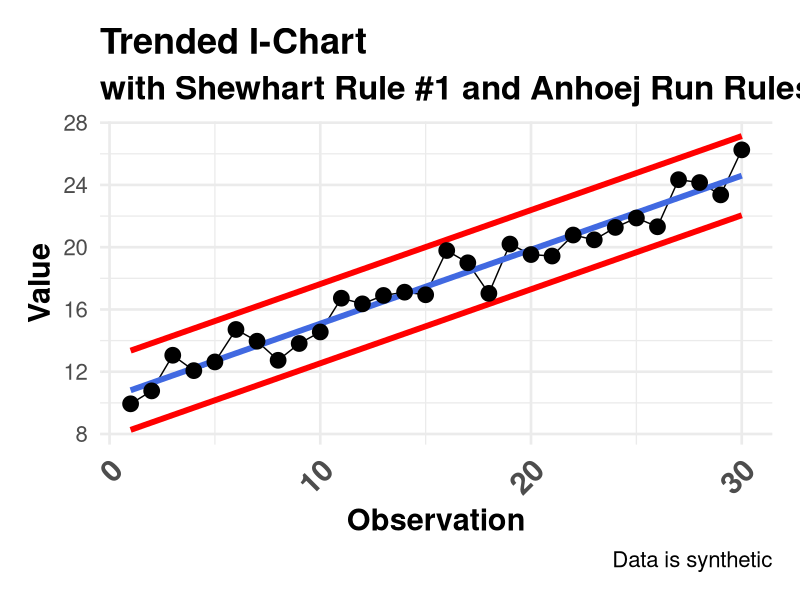

Source code (R):
# TRENDED CONTROL CHART WITH RULE #1 AND ANHOEJ RUN-RULES ---------------------------------------------------

# install.packages(c("mapview", "survey", "srvyr", "arcgislayers"))

# census_api_key("95496766c51541ee6f402c1e1a8658581285b759", install = TRUE, overwrite = TRUE)

# load libraries

# library(BayesFactor) # Computation of Bayes Factors for Common Designs
# library(boot) # Bootstrap Functions
# library(broom) # Convert Statistical Objects into Tidy Tibbles
# library(camcorder) # Record Your Plot History
# library(car) # Companion to Applied Regression
# library(corrplot) # Visualization of a Correlation Matrix
# library(cowplot) # Streamlined Plot Theme and Plot Annotations for 'ggplot2'
# library(dagitty) # Graphical Analysis of Structural Causal Models
# library(DiagrammeR) # Graph/Network Visualization
# library(dlookr) # Tools for Data Diagnosis, Exploration, Transformation
library(dplyr) # A Grammar of Data Manipulation
# library(DT) # A Wrapper of the JavaScript Library 'DataTables' # A Wrapper of the JavaScript Library 'DataTables'
# library(dutchmasters) # Color Palettes based on Famous Paintings
# library(flexdashboard) # R Markdown Format for Flexible Dashboards
# library(flextable) # Functions for Tabular Reporting
# library(forcats) # Tools for Working with Categorical Variables (Factors)
# library(gganimate) # A Grammar of Animated Graphics
# library(ggcorrplot) # Visualization of a Correlation Matrix using 'ggplot2'
# library(ggdag) # Analyze and Create Elegant Directed Acyclic Graphs
# library(ggforce) # Accelerating 'ggplot2'
# library(gghighlight) # Highlight Lines and Points in 'ggplot2'
# library(ggplot2) # Create Elegant Data Visualizations Using the Grammar of Graphics
# library(ggokabeito) # 'Okabe-Ito' Scales for 'ggplot2' and 'ggraph'
# library(ggpubr) # 'ggplot2' Based Publication Ready Plots
# library(ggrepel) # Automatically Position Non-Overlapping Text Labels with 'ggplot2'
# library(ggtext) # Improved Text Rendering Support for 'ggplot2'
# library(ggthemes) # Extra Themes, Scales and Geoms for 'ggplot2'
# library(glue) # Interpreted String Literals
# library(grid) # The Grid Graphics Package
# library(gt) # Easily Create Presentation-Ready Display Tables
# library(gtExtras) # Extending 'gt' for Beautiful HTML Tables
# library(haven) # Import and Export 'SPSS', 'Stata' and 'SAS' Files
# library(here) # A Simpler Way to Find Your Files
# library(htmltools) # Tools for HTML
# library(htmlwidgets) # HTML Widgets for R
# library(janitor) # Simple Tools for Examining and Cleaning Dirty Data
# library(kableExtra) # Construct Complex Table with 'kable' and Pipe Syntax
# library(knitr) # A General-Purpose Package for Dynamic Report Generation in R
# library(lavaan) # Latent Variable Analysis
# library(lubridate) # Make Dealing with Dates a Little Easier
# library(monochromeR) # Easily Create, View and Use Monochrome Color Palettes
# library(paletteer) # Comprehensive Collection of Color Palettes
# library(patchwork) # The Composer of Plots
# library(plotly) # Create Interactive Web Graphics via 'plotly.js' # Create Interactive Web Graphics via 'plotly.js'
# library(ppcor) # Partial and Semi-Partial (Part) Correlation
# library(prettycode) # Pretty Print R Code in the Terminal
# library(purrr) # Functional Programming Tools
# library(pwr) # Basic Functions for Power Analysis
# library(qgraph) # Graph Plotting Methods, Psychometric Data Visualization and Graphical Model Estimation
# library(qicharts2) # Quality Improvement Charts
# library(RColorBrewer) # ColorBrewer Palettes
# library(readr) # Read Rectangular Text Data
# library(readxl) # Read Excel Files
# library(rethinking) # Statistical Rethinking book package
# library(rlang) # Functions for Base Types and Core R and 'Tidyverse' Features
# library(scales) # Scale Functions for Visualization
# library(shiny) # Web Application Framework for R
# library(shinyobjects) # Access Reactive Data Interactively
# library(skimr) # Compact and Flexible Summaries of Data
# library(stringr) # Simple, Consistent Wrappers for Common String Operations
# library(tibble) # Simple Data Frames
# library(tidycensus) # Load US Census Boundary and Attribute Data as 'tidyverse' and 'sf'-Ready Data Frames
# library(tidylog) # Logging for 'dplyr' and 'tidyr' Functions
# library(tidyr) # Tidy Messy Data
# library(tidytext) # Text Mining using 'dplyr', 'ggplot2', and Other Tidy Tools
# library(tsibble) # Tidy Temporal Data Frames and Tools
# library(viridis) # Colorblind-Friendly Color Maps for R
# library(visdat) # Preliminary Visualization of Data
# library(vroom) # Read and Write Rectangular Text Data Quickly
# library(wesanderson) # A Wes Anderson Palette Generator
# library(writexl) # Export Data Frames to Excel 'xlsx' Format
# library(WRS2) # A Collection of Robust Statistical Methods

# Force dplyr's select to take precedence
select <- dplyr::select
filter <- dplyr::filter

# Options
options(scipen = 999)
options(qic.clshade = T) # NO LONGER NEEDED; CHARTS ALL PREPARED WITH GGPLOT2 ONLY
options(qic.linecol = 'black') # NO LONGER NEEDED; CHARTS ALL PREPARED WITH GGPLOT2 ONLY
options(qic.signalcol = "red") # NO LONGER NEEDED; CHARTS ALL PREPARED WITH GGPLOT2 ONLY
options(qic.targetcol = "purple") # NO LONGER NEEDED; CHARTS ALL PREPARED WITH GGPLOT2 ONLY
options(DT.options = list(dom = 'pBlfrti')) # Add buttons, filtering, and top (t) pagination controls
options(shiny.maxRequestSize = 50 * 1024^2) # Set upload maximum to 50 MB
options(tigris_use_cache = TRUE)


# Set global theme for consistent plots
ggplot2::theme_set(
  ggplot2::theme_minimal(base_size = 20) +
    ggplot2::theme(
      plot.title = ggplot2::element_text(face = "bold", size = 26),
      plot.subtitle = ggplot2::element_text(face = "bold", size = 24),
      axis.title.x = ggplot2::element_text(face = "bold", size = 22),
      axis.title.y = ggplot2::element_text(face = "bold", size = 22),
      axis.text.x = ggplot2::element_text(
        face = "bold",
        size = 22,
        angle = 45,
        hjust = 1
      ),
      legend.position = "bottom",
      strip.text = ggplot2::element_text(face = "bold"),
      panel.spacing.x = grid::unit(1.5, "cm"),
      panel.spacing.y = grid::unit(1.5, "cm"),
      plot.margin = ggplot2::margin(20, 20, 20, 20, "pt")
    )
)


# Set seed for reproducibility
set.seed(123)

# # Load libraries
# library(tidyverse) # Easily Install and Load the 'Tidyverse'
# library(plotly) # Create Interactive Web Graphics via 'plotly.js'
# library(DT) # A Wrapper of the JavaScript Library 'DataTables'

# Create a toy dataset
set.seed(123)
n <- 30
x <- 1:n
y <- 10 + 0.5 * x + stats::rnorm(n, mean = 0, sd = 1)
data <- data.frame(x = x, y = y)


# Introduce a perturbation to shift the mean higher after point 15
# data$y[data$x > 15] <- data$y[data$x > 15] + 3  # Add 3 to the y values after point 15

# Fit a linear model and create a summary object
model <- stats::lm(y ~ x, data = data)

model_summary <- summary(model)

# Calculate a standard deviation that reflects the trend
residuals_sd <- stats::sd(stats::residuals(model))

# Calculate control limits (3 sigma, NOT 3 std dev)
data$centerline <- stats::predict(model, newdata = data)
data$ucl <- data$centerline + 3 * (residuals_sd / 1.128)
data$lcl <- data$centerline - 3 * (residuals_sd / 1.128)

# Set Shewhart Rule #1 boundaries
sigma.signals <- y < data$lcl | y > data$ucl # this is a logical vector

# Add check for unusually long runs or unusually few crossings.

# add runs analysis
runs <- sign(y - data$centerline)
runs <- runs[runs != 0]
runs <- rle(runs)$lengths
n.obs <- sum(runs)
longest.run <- max(runs, na.rm = TRUE)
n.runs <- length(runs)
n.crossings <- n.runs - 1

longest.run.max <- round(log2(n.obs) + 3)
n.crossings.min <- stats::qbinom(.05, n.obs - 1, 0.5)

runs.signal <- longest.run > longest.run.max | n.crossings < n.crossings.min # this is a logical vector


# Initialize a Plot for a trended control chart
ggplot2::ggplot(data, ggplot2::aes(x = x, y = y)) +

  # Connect dots with lines
  ggplot2::geom_line() +

  # Draw CL, UCL & LCL
  ggplot2::geom_line(
    ggplot2::aes(y = centerline),
    color = 'royalblue',
    linetype = runs.signal + 1,
    linewidth = 2
  ) +

  ggplot2::geom_line(
    ggplot2::aes(y = ucl),
    color = "red",
    linetype = "solid",
    linewidth = 2
  ) +

  ggplot2::geom_line(
    ggplot2::aes(y = lcl),
    color = "red",
    linetype = "solid",
    linewidth = 2
  ) +

  # Convert a logical vector to a numeric value that sets the color of the point to red

  # Plot with conditional color based on sigma.signals
  # geom_point(aes(col = factor(sigma.signals)),  # Convert logical to factor (TRUE = 1, FALSE = 0)
  #            shape = 19,
  #            size = 5) +
  # scale_color_manual(values = c("black", "red")) +  # Map FALSE to black and TRUE to red

  ggplot2::geom_point(
    ggplot2::aes(x = x, y = y),
    shape = 19,
    size = 5,
    col = sigma.signals + 1
  ) +

  # Add labels
  ggplot2::labs(
    title = "Trended I-Chart",
    subtitle = "with Shewhart Rule #1 and Anhoej Run Rules",
    caption = "Data is synthetic",
    x = "Observation",
    y = "Value"
  )
